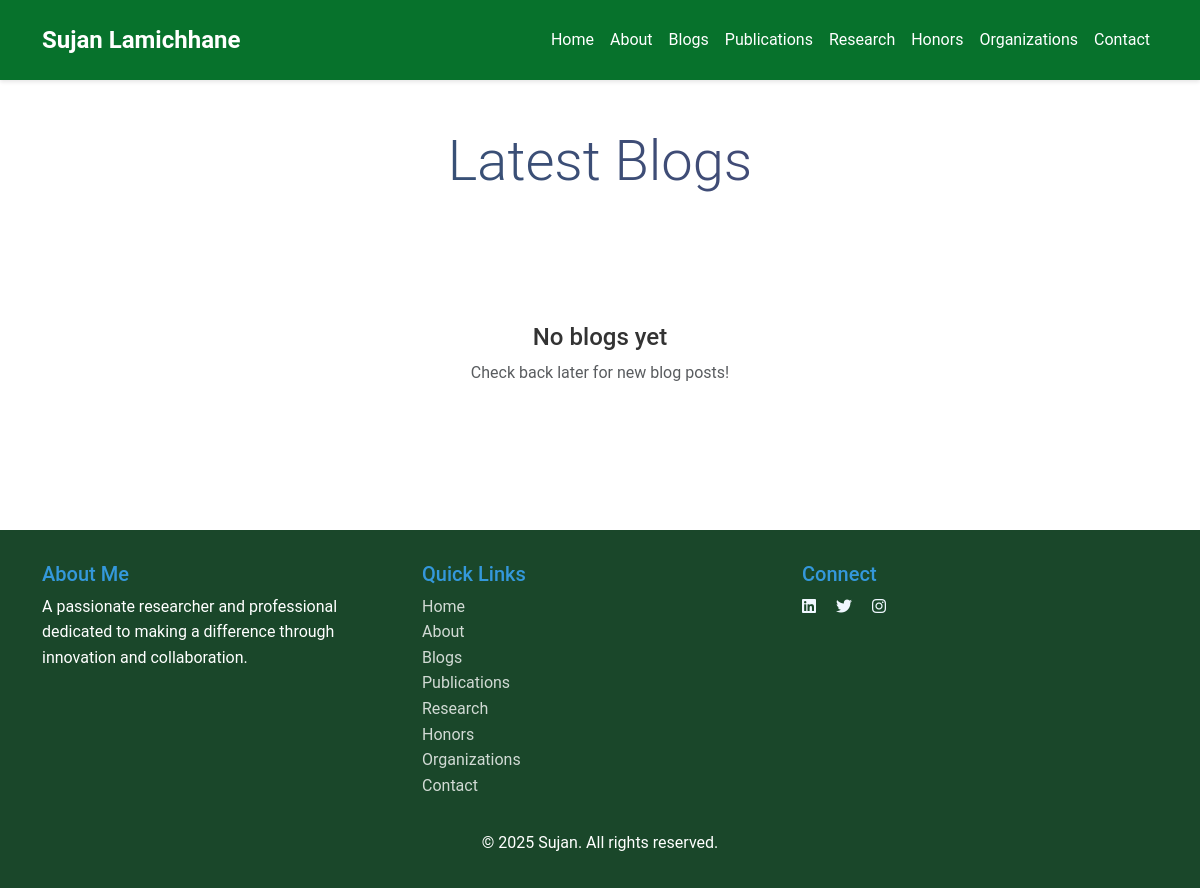
/blog/, run on an earlier commit of the app's database.
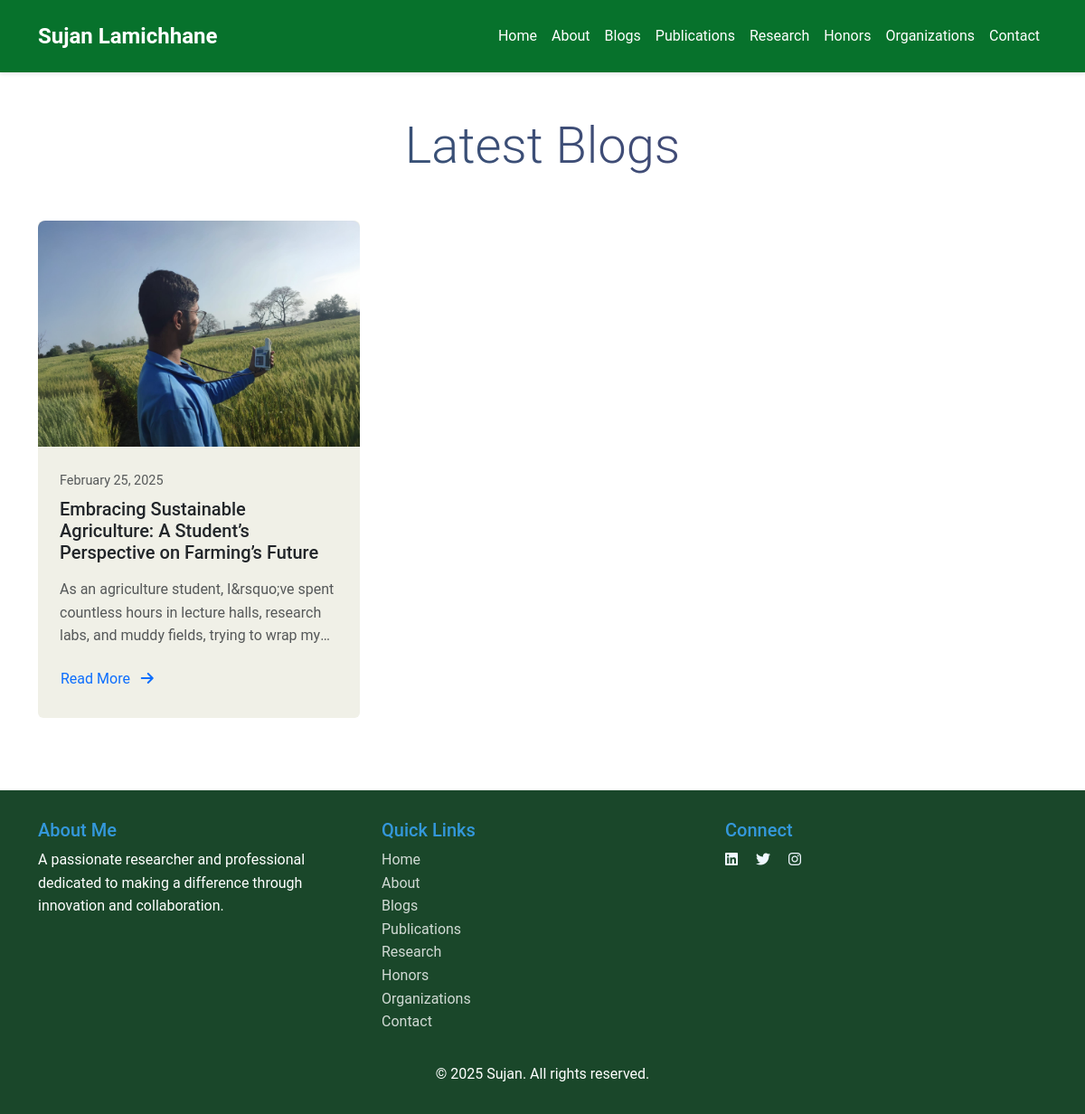
And on a later commit of the database.
### home/models.py (models this page shows, shortened)
class Blog(models.Model):
    id = models.AutoField(primary_key=True)
    title = models.CharField(max_length=200)
    content = HTMLField()
    image = models.ImageField(upload_to='static/images/blog/', null=True, blank=True)
    is_featured = models.BooleanField(default=False)
    created_at = models.DateTimeField(auto_now_add=True)
    updated_at = models.DateTimeField(auto_now=True)

### home/views.py (the view)
# urls.py: 2. Add a URL to urlpatterns:  path('blog/', include('blog.urls'))
def blog(request):
    blogs = Blog.objects.all()
    return render(request, 'home/blog.html', {'blogs': blogs})

### templates/home/blog.html (shortened to what this page needs)
{% extends 'base.html' %}
{% block content %}
<div class="container py-5">
    <h1 class="display-4 text-center mb-5 gradient-text">Latest Blogs</h1>
    <div class="row g-4">
        {% for blog in blogs %}
        <div class="col-lg-4 col-md-6">
            <article class="blog-card card h-100 border-0 shadow-hover">
                <div class="card-img-top overflow-hidden position-relative">
                    {% if blog.image %}
                    <img src="{{ blog.image.url }}" alt="{{ blog.title }}"
                         class="img-fluid rounded-top-3 blog-image"
                         style="height: 250px; object-fit: cover;">
                    {% endif %}
                </div>
                <div class="card-body p-4">
                    <div class="d-flex flex-column h-100">
                        <div class="mb-3">
                            <time class="text-small text-muted" datetime="{{ blog.created_at|date:'Y-m-d' }}">
                                {{ blog.created_at|date:"F j, Y" }}
                            </time>
                            <h2 class="h5 mt-2 mb-3">{{ blog.title }}</h2>
                            <div class="text-muted line-clamp">
                                {{ blog.content|striptags|truncatewords:25 }}
                            </div>
                        </div>
                        <div class="mt-auto">
                            <a href="{% url 'home:blog_details' blog.id %}"
                               class="btn btn-link text-decoration-none px-0 read-more">
                                Read More
                            </a>
                        </div>
                    </div>
                </div>
            </article>
        </div>
        {% empty %}
        <div class="col-12 text-center py-5">
            <div class="empty-state">
                <h2 class="h4">No blogs yet</h2>
                <p class="text-muted">Check back later for new blog posts!</p>
            </div>
        </div>
        {% endfor %}
    </div>
</div>
{% endblock %}

What changed in the data, as far as the page shows it:
added Blog: image (picture), created_at "February 25, 2025", title "Embracing Sustainable Agriculture: A Student’s Perspective on Farming’s Future", content "As an agriculture student, I&rsquo;ve spent countless hours in lecture halls, research labs, and muddy fields, trying to wrap…"
Also different on the page:
text no longer shown: "No blogs yet Check back later for new blog posts!"
